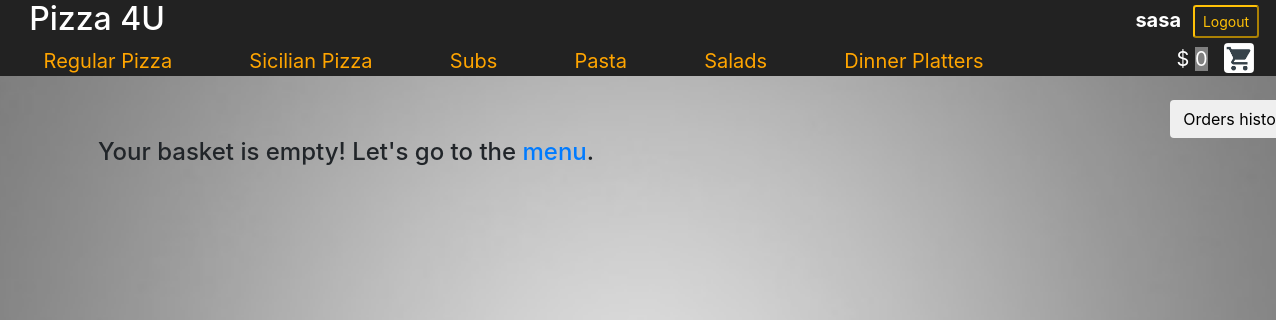
The page /order (signed in) on the database its author committed.
### orders/models.py (models this page shows, shortened)
class MenuPosition(models.Model):
	name = models.CharField(max_length=64)
	name_id = models.CharField(max_length=64)

### orders/views.py (the view, shortened to what this page needs)
# urls.py: path("order", views.user_basket, name="order"),
def user_basket(request):
	check_order(request.user)
	user_order = Orders.objects.filter(user=request.user, order_status="in basket").get()
	order_number = user_order.order_number
	user_basket_list = OrderDetails.objects.filter(order_number=order_number)#.order_by('-dish_id')
	order_list = []
	new_order_list = []
	new_order_list2 = []
	for ord_dict in new_order_list2:
		if ord_dict['dish_category'] != "Toppings":
			ord_dict["total_price"] = ord_dict['count']*ord_dict['dish_price']
	user_old_orders = Orders.objects.filter(user=request.user).exclude(order_status="in basket")
	old_order_dict = []
	for old_order in user_old_orders:
		list_= []
		old_order_list = OrderDetails.objects.filter(order_number=old_order.order_number)
		for obj in  old_order_list:
			list_.append([obj.dish_id.category, obj.dish_id.dish_name, obj.price])
		old_order_dict.append({"order_number":old_order.order_number,\
							"order_status":old_order.order_status,\
							"value":list_})
	context = {
				"user": request.user,\
				"menu_list": MenuPosition.objects.values_list(),\
				"order_list": new_order_list2,\
				"total_cost": order_prise(request.user),\
				"user_old_orders": old_order_dict
	}
	return render(request, "basket.html", context)

### orders/views.py (called while the page is built)
def order_prise(user_id):
	check_order(user_id)
	order_price = 0
	user_order = Orders.objects.filter(user_id=user_id, order_status="in basket").get()
	user_ord_numb = user_order.order_number
	order_list = OrderDetails.objects.filter(order_number=user_ord_numb)
	if user_order:
		for one_dish in order_list:
			if one_dish.dish_id.category != "Toppings":
				order_price += one_dish.price
	return order_price

def check_order(user_id):
	order_list_ = Orders.objects.filter(user_id=user_id, order_status="in basket").values()
	if len(order_list_) == 0:
		user_order = Orders(user=user_id, order_status="in basket")
		user_order.save()

### orders/templates/basket.html (shortened to what this page needs)
{% extends "index.html" %}
{% block body%}
	<div class="text-right" style="margin-right: -10%">
		<button id = "orders_history" type="button" class="btn" data-toggle="modal" data-target="#myModal2">Orders history</button>
	</div>
	<div class="container">
		{% if total_cost == 0 %}
        		<h4>Your basket is empty! Let's go to the <a href="{% url 'index'  %}">menu</a>.</h4>
		{% endif %}
	</div>
{% endblock %}

### orders/templates/index.html (shortened to what this page needs)
<!DOCTYPE html>
<html>
    <head>
        {% load static %}
        <link rel="stylesheet" href="https://maxcdn.bootstrapcdn.com/bootstrap/4.1.3/css/bootstrap.min.css">
        <link rel="stylesheet" type="text/css" href="{% static 'styles.css' %}">
    </head>
    <body >
        <div class="main-header" style="z-index:99999999">
            <div class="grid-container">
                <div>
                    <h2 class='text-white text-right'><a style="color: white; margin-right: 5px" href="{% url 'index'  %}">Pizza 4U</a></h2>
                </div>
                <div>
                </div>
                {% if user %}
                        <div id = "username_in_head" class='text-white text-right font-weight-bold' style="font-size: larges; margin: 5px;margin-right: -15px" >{{user}}</div>
                        <div>
                            <a href="{% url 'logout' %}">
                                <button id = "btn_logout" style="margin: 5px; margin-right: -15px" type="button" class="btn-sm btn-outline-warning">Logout</button>
                            </a>
                        </div>
                {% endif %}
            </div>
        {% if user.is_superuser %}
            </div>
            <div class="container" style="margin-top: 80px">
                <table>
                    {% for order in all_orders %}
                        <tr height="35">
                            <td>
                                <h5 id="inline">#{{ order.order_number }} - {{ order.user }} - {{ order.order_status }}</h5>
                            </td>
                            <td>
                                <div class="dropdown" id="inline">
                                    <button type="button" class="btn btn-success dropdown-toggle" data-toggle="dropdown">
                                    Order Status
                                    </button>
                                    <div class="dropdown-menu">
                                        <a class="dropdown-item" href="{% url 'order_status' order.order_number 'in procces' %}">in procces</a>
                                        <a class="dropdown-item" href="{% url 'order_status' order.order_number 'closed' %}">closed</a>
                                    </div>
                                </div>
                            </td>
                            <td>
                                <div class="dropdown" id="inline">
                                    <button type="button" class="btn btn-sml btn-info dropdown-toggle" data-toggle="dropdown">
                                    Order Details</button>
                                    <div class="dropdown-menu">
                                        {% for details in order_details %}
                                           {% if details.order_number.order_number == order.order_number %}
                                                {% if details.dish_id.category == "Toppings" %}
                                                    <a class="dropdown-item" style="margin-left: 30px">- {{ details.dish_id.dish_name }}</a>
                                                {% else %}
                                                    <a class="dropdown-item">{{ details.dish_id.category }}/{{ details.dish_id.dish_name }} - $ {{ details.price }}</a>
                                                {% endif %}
                                            {% endif %}
                                        {% endfor %}
                                    </div>
                                </div>
                            </td>
                        </tr>
                    {% endfor %}
                </table>
            </div>
        {% else  %}
            <div id = "menu_in_header " class="grid-container2">
                {% for menu_code, menu_position, menu_id in menu_list %}
                    <div>
                        <a style="color: orange" href="{% url 'menu' menu_position %}"> {{ menu_position }}</a>
                    </div>
                {% endfor %}
                <div>
                </div>
                {% if user %}
                    <div style="text-align: right;">
                       <p style="margin: -2.5px 0px;">$ <span style="background: gray;">{{ total_cost }}</span></p>
                    </div>
                    <div style="margin: -5px;">
                        <a href="{% url 'order' %}">
                            <button id="basket_btn" type="button" class="btn"></button>
                        </a>
                    </div>
                 {% endif %}
            </div>
        </div>
        <div class="container" style="margin-top: 100px">
            {% block body%}{% endblock %}
        </div>
        {% endif %}
    </body>
</html>

### orders/static/styles.css (style rules this page uses)
body { overflow: auto; background: url(./depositphotos_9218159-stock-photo-grey-background.jpg) no-repeat center center fixed; background-size: 120%; }
.main-header { position: fixed; top: 0; width: 100%; padding: 0px 10px; background: #222; }
.grid-container { display: grid; grid-template-columns: 160px auto 200px 100px; }
.grid-container2 { display: grid; grid-template-columns:repeat(8, auto) 5%; margin: -5px; padding: 5px 0px; }
.grid-container > div, .grid-container2 > div { text-align: center; padding: 0px 0px; font-size: 20px; color: white; }
#basket_btn { width: 30px; height: 30px; background-image: url(./basket.png); background-size: 105%; background-repeat: no-repeat; background-position: -1px 0px; }

### rows shown on the page
MenuPosition: menu_list "Regular Pizza"
MenuPosition: menu_list "Sicilian Pizza"
MenuPosition: menu_list "Subs"
MenuPosition: menu_list "Pasta"
MenuPosition: menu_list "Salads"
MenuPosition: menu_list "Dinner Platters"

### other values the page prints
{{ user }} "sasa"
{{ total_cost }} "0"
